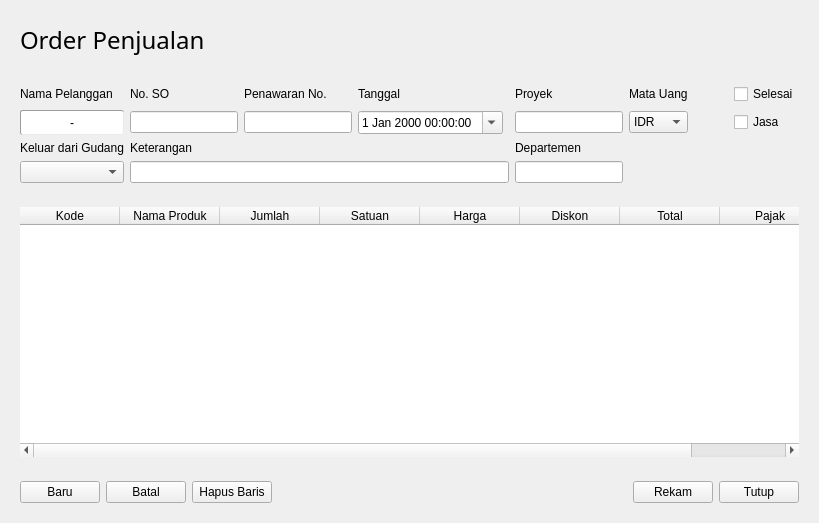
             <widget class="QWidget" name="st_Penjualan_OrderPenjualan">
              <layout class="QVBoxLayout" name="verticalLayout_9">
               <item>
                <widget class="QFrame" name="fr_Penjualan_OrderPenjualan_title">
                 <property name="sizePolicy">
                  <sizepolicy hsizetype="Preferred" vsizetype="Maximum">
                   <horstretch>0</horstretch>
                   <verstretch>0</verstretch>
                  </sizepolicy>
                 </property>
                 <property name="minimumSize">
                  <size>
                   <width>0</width>
                   <height>30</height>
                  </size>
                 </property>
                 <property name="frameShape">
                  <enum>QFrame::NoFrame</enum>
                 </property>
                 <property name="frameShadow">
                  <enum>QFrame::Raised</enum>
                 </property>
                 <layout class="QGridLayout" name="gl_Penjualan_OrderPenjualan_title">
                  <item row="0" column="0">
                   <widget class="QLabel" name="lb_Penjualan_OrderPenjualan_title">
                    <property name="sizePolicy">
                     <sizepolicy hsizetype="Preferred" vsizetype="Maximum">
                      <horstretch>0</horstretch>
                      <verstretch>0</verstretch>
                     </sizepolicy>
                    </property>
                    <property name="minimumSize">
                     <size>
                      <width>0</width>
                      <height>40</height>
                     </size>
                    </property>
                    <property name="font">
                     <font>
                      <family>Segoe UI Semilight</family>
                      <pointsize>18</pointsize>
                     </font>
                    </property>
                    <property name="text">
                     <string>Order Penjualan</string>
                    </property>
                    <property name="alignment">
                     <set>Qt::AlignLeading|Qt::AlignLeft|Qt::AlignVCenter</set>
                    </property>
                   </widget>
                  </item>
                 </layout>
                </widget>
               </item>
               <item>
                <widget class="QFrame" name="fr_Penjualan_OrderPenjualan_input_line">
                 <property name="sizePolicy">
                  <sizepolicy hsizetype="Preferred" vsizetype="Maximum">
                   <horstretch>0</horstretch>
                   <verstretch>0</verstretch>
                  </sizepolicy>
                 </property>
                 <property name="frameShape">
                  <enum>QFrame::NoFrame</enum>
                 </property>
                 <property name="frameShadow">
                  <enum>QFrame::Raised</enum>
                 </property>
                 <layout class="QGridLayout" name="gl_Penjualan_OrderPenjualan_input">
                  <item row="1" column="7">
                   <spacer name="hs_Penjualan_OrderPenjualan">
                    <property name="orientation">
                     <enum>Qt::Horizontal</enum>
                    </property>
                    <property name="sizeHint" stdset="0">
                     <size>
                      <width>40</width>
                      <height>20</height>
                     </size>
                    </property>
                   </spacer>
                  </item>
                  <item row="1" column="8">
                   <widget class="QCheckBox" name="chk_Penjualan_OrderPenjualan_Jasa">
                    <property name="text">
                     <string>Jasa</string>
                    </property>
                   </widget>
                  </item>
                  <item row="2" column="5">
                   <widget class="QLabel" name="lb_Penjualan_OrderPenjualan_Departemen">
                    <property name="text">
                     <string>Departemen</string>
                    </property>
                   </widget>
                  </item>
                  <item row="3" column="1" colspan="4">
                   <widget class="QLineEdit" name="le_Penjualan_OrderPenjualan_Keterangan"/>
                  </item>
                  <item row="0" column="0">
                   <widget class="QLabel" name="lb_Penjualan_OrderPenjualan_Nama">
                    <property name="text">
                     <string>Nama Pelanggan</string>
                    </property>
                   </widget>
                  </item>
                  <item row="0" column="1">
                   <widget class="QLabel" name="lb_Penjualan_OrderPenjualan_NoSO">
                    <property name="text">
                     <string>No. SO</string>
                    </property>
                   </widget>
                  </item>
                  <item row="0" column="2">
                   <widget class="QLabel" name="lb_Penjualan_OrderPenjualan_Penawaran">
                    <property name="text">
                     <string>Penawaran No.</string>
                    </property>
                   </widget>
                  </item>
                  <item row="0" column="3">
                   <widget class="QLabel" name="lb_Penjualan_OrderPenjualan_Tanggal">
                    <property name="text">
                     <string>Tanggal</string>
                    </property>
                   </widget>
                  </item>
                  <item row="0" column="5">
                   <widget class="QLabel" name="lb_Penjualan_OrderPenjualan_Proyek">
                    <property name="text">
                     <string>Proyek</string>
                    </property>
                   </widget>
                  </item>
                  <item row="0" column="6">
                   <widget class="QLabel" name="lb_Penjualan_OrderPenjualan_Kurs">
                    <property name="text">
                     <string>Mata Uang</string>
                    </property>
                   </widget>
                  </item>
                  <item row="0" column="8">
                   <widget class="QCheckBox" name="chk_Penjualan_OrderPenjualan_Selesai">
                    <property name="text">
                     <string>Selesai</string>
                    </property>
                   </widget>
                  </item>
                  <item row="1" column="1">
                   <widget class="QLineEdit" name="le_Penjualan_OrderPenjualan_NoSO"/>
                  </item>
                  <item row="1" column="2">
                   <widget class="QLineEdit" name="le_Penjualan_OrderPenjualan_Penawaran"/>
                  </item>
                  <item row="1" column="5">
                   <widget class="QLineEdit" name="le_Penjualan_OrderPenjualan_Proyek"/>
                  </item>
                  <item row="1" column="6">
                   <widget class="QComboBox" name="cb_Penjualan_OrderPenjualan_Kurs">
                    <item>
                     <property name="text">
                      <string>IDR</string>
                     </property>
                    </item>
                   </widget>
                  </item>
                  <item row="2" column="0">
                   <widget class="QLabel" name="lb_Penjualan_OrderPenjualan_Keluar">
                    <property name="text">
                     <string>Keluar dari Gudang</string>
                    </property>
                   </widget>
                  </item>
                  <item row="2" column="1">
                   <widget class="QLabel" name="lb_Penjualan_OrderPenjualan_Keterangan">
                    <property name="text">
                     <string>Keterangan</string>
                    </property>
                   </widget>
                  </item>
                  <item row="3" column="5">
                   <widget class="QLineEdit" name="le_Penjualan_OrderPenjualan_Departemen"/>
                  </item>
                  <item row="3" column="0">
                   <widget class="QComboBox" name="cb_Penjualan_OrderPenjualan_Gudang"/>
                  </item>
                  <item row="1" column="0">
                   <widget class="QPushButton" name="tb_Penjualan_OrderPenjualan_Nama">
                    <property name="styleSheet">
                     <string notr="true">border-style:inset;
     border-width:1px;
     border-radius:2px;
     border-color:rgb(156, 156, 156);
     background-color:#ffffff;
     min-height:23px;</string>
                    </property>
                    <property name="text">
                     <string>-</string>
                    </property>
                   </widget>
                  </item>
                  <item row="1" column="3">
                   <widget class="QDateTimeEdit" name="dte_Penjualan_OrderPenjualan_Tanggal">
                    <property name="calendarPopup">
                     <bool>true</bool>
                    </property>
                   </widget>
                  </item>
                 </layout>
                </widget>
               </item>
               <item>
                <widget class="QFrame" name="fr_Penjualan_OrderPenjualan_input">
                 <property name="sizePolicy">
                  <sizepolicy hsizetype="Preferred" vsizetype="MinimumExpanding">
                   <horstretch>0</horstretch>
                   <verstretch>0</verstretch>
                  </sizepolicy>
                 </property>
                 <property name="frameShape">
                  <enum>QFrame::NoFrame</enum>
                 </property>
                 <property name="frameShadow">
                  <enum>QFrame::Raised</enum>
                 </property>
                 <layout class="QGridLayout" name="gl_Penjualan_OrderPenjualan_tabel">
                  <item row="2" column="0">
                   <widget class="QTableWidget" name="tbl_Penjualan_OrderPenjualan">
                    <property name="sizePolicy">
                     <sizepolicy hsizetype="Maximum" vsizetype="MinimumExpanding">
                      <horstretch>0</horstretch>
                      <verstretch>0</verstretch>
                     </sizepolicy>
                    </property>
                    <property name="minimumSize">
                     <size>
                      <width>0</width>
                      <height>250</height>
                     </size>
                    </property>
                    <property name="maximumSize">
                     <size>
                      <width>1366</width>
                      <height>16777215</height>
                     </size>
                    </property>
                    <property name="frameShape">
                     <enum>QFrame::NoFrame</enum>
                    </property>
                    <property name="editTriggers">
                     <set>QAbstractItemView::NoEditTriggers</set>
                    </property>
                    <property name="showGrid">
                     <bool>false</bool>
                    </property>
                    <property name="wordWrap">
                     <bool>true</bool>
                    </property>
                    <property name="cornerButtonEnabled">
                     <bool>true</bool>
                    </property>
                    <property name="rowCount">
                     <number>0</number>
                    </property>
                    <property name="columnCount">
                     <number>8</number>
                    </property>
                    <column>
                     <property name="text">
                      <string>Kode</string>
                     </property>
                    </column>
                    <column>
                     <property name="text">
                      <string>Nama Produk</string>
                     </property>
                    </column>
                    <column>
                     <property name="text">
                      <string>Jumlah</string>
                     </property>
                    </column>
                    <column>
                     <property name="text">
                      <string>Satuan</string>
                     </property>
                    </column>
                    <column>
                     <property name="text">
                      <string>Harga</string>
                     </property>
                    </column>
                    <column>
                     <property name="text">
                      <string>Diskon</string>
                     </property>
                    </column>
                    <column>
                     <property name="text">
                      <string>Total</string>
                     </property>
                    </column>
                    <column>
                     <property name="text">
                      <string>Pajak</string>
                     </property>
                    </column>
                   </widget>
                  </item>
                 </layout>
                </widget>
               </item>
               <item>
                <widget class="QFrame" name="fr_Penjualan_OrderPenjualan_tombol">
                 <property name="sizePolicy">
                  <sizepolicy hsizetype="Preferred" vsizetype="Maximum">
                   <horstretch>0</horstretch>
                   <verstretch>0</verstretch>
                  </sizepolicy>
                 </property>
                 <property name="frameShape">
                  <enum>QFrame::NoFrame</enum>
                 </property>
                 <property name="frameShadow">
                  <enum>QFrame::Raised</enum>
                 </property>
                 <layout class="QHBoxLayout" name="hl_Penjualan_OrderPenjualan_tombol">
                  <item>
                   <widget class="QPushButton" name="tb_Penjualan_OrderPenjualan_Baru">
                    <property name="text">
                     <string>Baru</string>
                    </property>
                   </widget>
                  </item>
                  <item>
                   <widget class="QPushButton" name="tb_Penjualan_OrderPenjualan_Batal">
                    <property name="text">
                     <string>Batal</string>
                    </property>
                   </widget>
                  </item>
                  <item>
                   <widget class="QPushButton" name="tb_Penjualan_OrderPenjualan_HapusBaris">
                    <property name="text">
                     <string>Hapus Baris</string>
                    </property>
                   </widget>
                  </item>
                  <item>
                   <spacer name="hs_Penjualan_OrderPenjualan_Tombol">
                    <property name="orientation">
                     <enum>Qt::Horizontal</enum>
                    </property>
                    <property name="sizeHint" stdset="0">
                     <size>
                      <width>40</width>
                      <height>20</height>
                     </size>
                    </property>
                   </spacer>
                  </item>
                  <item>
                   <widget class="QPushButton" name="tb_Penjualan_OrderPenjualan_Rekam">
                    <property name="text">
                     <string>Rekam</string>
                    </property>
                   </widget>
                  </item>
                  <item>
                   <widget class="QPushButton" name="tb_Penjualan_OrderPenjualan_Tutup">
                    <property name="text">
                     <string>Tutup</string>
                    </property>
                   </widget>
                  </item>
                 </layout>
                </widget>
               </item>
              </layout>
             </widget>
